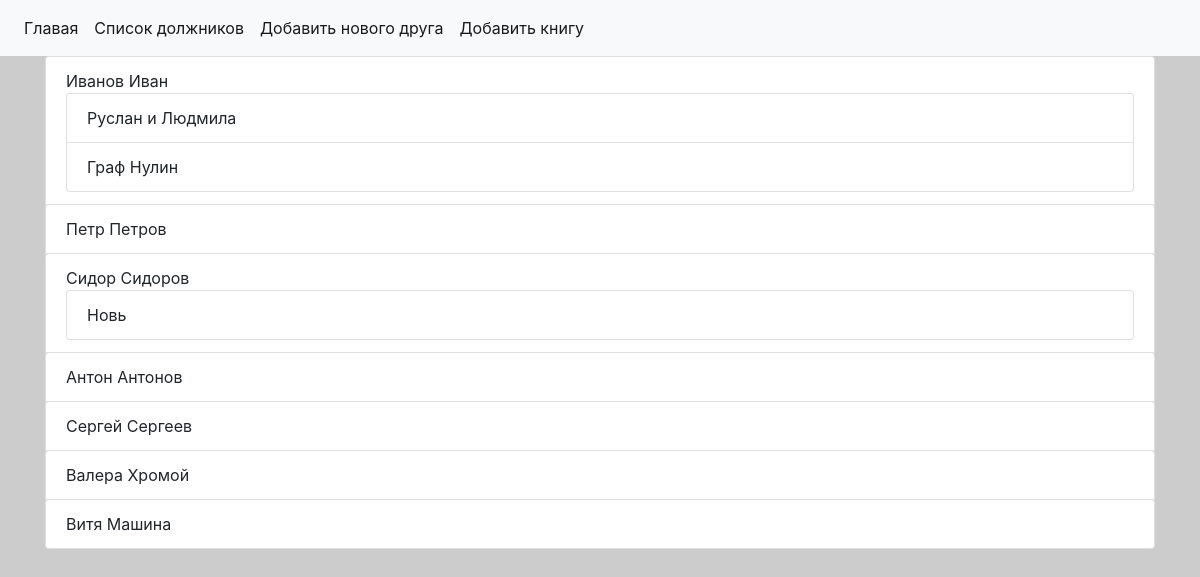
Screenshot of /borrowed_books/ with the database file from the repository.
### p_library/models.py (models this page shows, shortened)
class Friend(models.Model):
    f_name = models.CharField(max_length=128, verbose_name='Имя друга')

class Book(models.Model):
    ISBN = models.CharField(max_length=13)
    title = models.TextField(verbose_name='Название')
    description = models.TextField(verbose_name='Описание')
    year_release = models.SmallIntegerField(verbose_name='Год издания')
    pic = models.ImageField(upload_to='pics/%Y/%m/%d/', default='')
    author = models.ForeignKey(Author, on_delete=models.CASCADE, verbose_name='ФИО автора')
    copy_count = models.IntegerField(default=1, verbose_name='Количество')
    price = models.DecimalField(max_digits=10, decimal_places=2, default=0, verbose_name='Цена')
    publisher = models.ForeignKey('Publisher', on_delete=models.CASCADE, null=True, blank=True, related_name='books', verbose_name='Издательство')
    friend = models.ForeignKey('Friend', on_delete=models.PROTECT, null=True, blank=True, related_name='borrowed_books', verbose_name='Имя друга')
    is_borrowed = models.BooleanField(default=False, verbose_name='Одолжена')

### p_library/views.py (the view)
# urls.py: path('borrowed_books/', friends.as_view(), name='b_books'),
class friends(ListView):
    template_name = 'friends.html'
    model = Friend
    context_object_name = "friends"
    extra_context = {'title': 'Список должников'}

### p_library/templates/friends.html (shortened to what this page needs)
{% extends 'base.html' %}
{% block content %}
    {% for friend in friends %}
            <ul class="list-group">
                <li class="list-group-item">
                    {{ friend.f_name }}
                    <ul class="list-group">
                        {% for book in friend.borrowed_books.all %}
                            <li class="list-group-item"> {{ book.title }}</li>
                        {% endfor %}
                    </ul>
                </li>
    {% endfor %}
{% endblock %}

### static/css/style.css (style rules this page uses)
body { background-color:#ccc; }

### rows the page displays
Friend: f_name "Иванов Иван"
Book: title "Руслан и Людмила"
Book: title "Граф Нулин"
Friend: f_name "Петр Петров"
Friend: f_name "Сидор Сидоров"
Book: title "Новь"
Friend: f_name "Антон Антонов"
Friend: f_name "Сергей Сергеев"
Friend: f_name "Валера Хромой"
Friend: f_name "Витя Машина"
